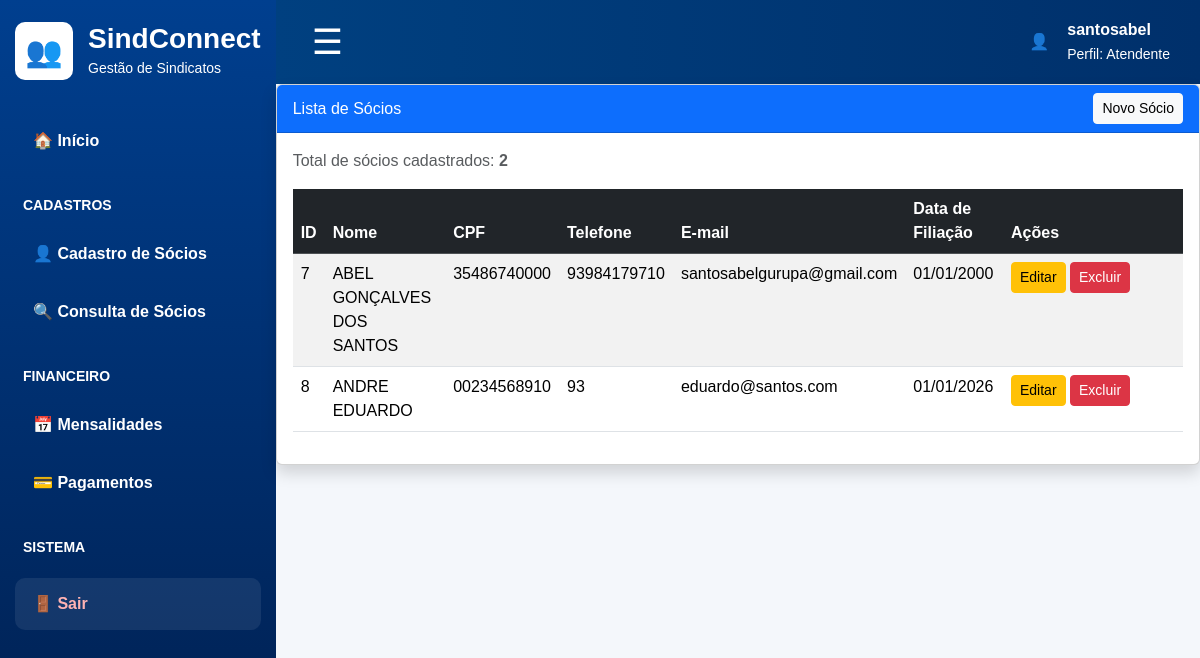
The page /socios/ (signed in) on the database as committed earlier.
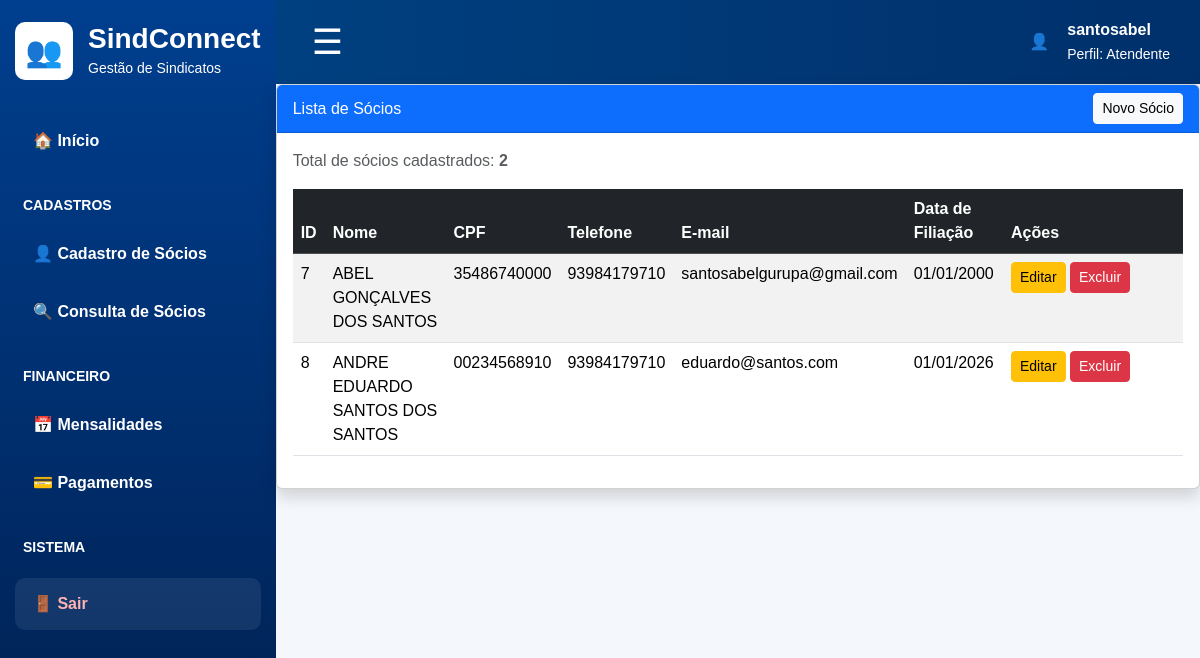
The same page on the database as committed later.
### app/models.py (models this page shows, shortened)
class Socio(models.Model):
    SEXO_CHOICES = [
        ('M', 'Masculino'),
        ('F', 'Feminino'),
        ('O', 'Outro'),
    ]
    nome = models.CharField(max_length=150)
    cpf = models.CharField(max_length=14, unique=True)
    rg = models.CharField(max_length=20, blank=True, null=True)
    data_nascimento = models.DateField()
    sexo = models.CharField(max_length=1, choices=SEXO_CHOICES)
    endereco = models.CharField(max_length=200)
    telefone = models.CharField(max_length=20)
    email = models.EmailField(blank=True, null=True)
    cargo_funcao = models.CharField(max_length=100)
    data_filiacao = models.DateField()
    documentos = models.TextField(blank=True, null=True)
    criado_em = models.DateTimeField(auto_now_add=True)

### app/views.py (the view)
# urls.py: path('socios/', views.lista_socios, name='lista_socios'),
@login_required
def lista_socios(request):
    socios = Socio.objects.all().order_by('nome')
    return render(
        request,
        'lista_socios.html',
        {'socios': socios}
    )

### templates/lista_socios.html
{% extends 'base_atendente.html' %}
{% block conteudo %}
<div class="card shadow">
    <div class="card-header bg-primary text-white d-flex justify-content-between align-items-center">
        <span>Lista de Sócios</span>
        <a href="{% url 'cadastro_socio' %}" class="btn btn-light btn-sm">
            Novo Sócio
        </a>
    </div>
    <div class="card-body">
        <p class="text-muted">
            Total de sócios cadastrados: <strong>{{ socios|length }}</strong>
        </p>
        <div class="table-responsive">
            <table class="table table-striped table-hover">
                <thead class="table-dark">
                    <tr>
                        <th>ID</th>
                        <th>Nome</th>
                        <th>CPF</th>
                        <th>Telefone</th>
                        <th>E-mail</th>
                        <th>Data de Filiação</th>
                        <th width="180">Ações</th>
                    </tr>
                </thead>
                <tbody>
                    {% for socio in socios %}
                    <tr>
                        <td>{{ socio.id }}</td>
                        <td>{{ socio.nome }}</td>
                        <td>{{ socio.cpf }}</td>
                        <td>{{ socio.telefone }}</td>
                        <td>{{ socio.email }}</td>
                        <td>{{ socio.data_filiacao|date:"d/m/Y" }}</td>
                        <td>
                            <a href="{% url 'editar_socio' socio.id %}"
                            class="btn btn-warning btn-sm">
                            Editar
                            </a>
                            <a href="{% url 'excluir_socio' socio.id %}" class="btn btn-danger btn-sm">
                                    Excluir
                            </a>
                        </td>
                    </tr>
                    {% empty %}
                    <tr>
                        <td colspan="7" class="text-center">
                            Nenhum sócio cadastrado.
                        </td>
                    </tr>
                    {% endfor %}
                </tbody>
            </table>
        </div>
    </div>
</div>
{% endblock %}

Rows that differ between the two databases and show on the page:
changed Socio "eduardo@santos.com": nome "ANDRE EDUARDO" → "ANDRE EDUARDO SANTOS DOS SANTOS"; telefone "93" → "93984179710"
